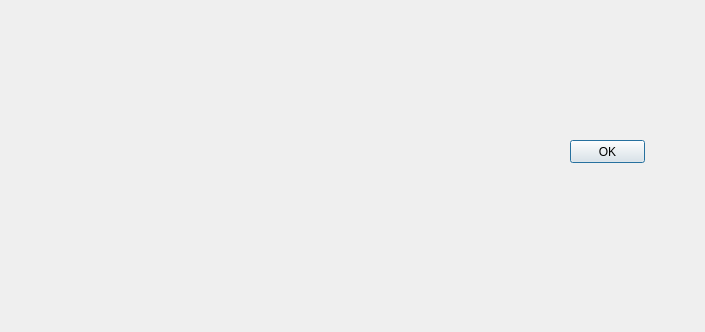
<?xml version="1.0" encoding="UTF-8"?>
<ui version="4.0">
 <class>communitycard</class>
 <widget class="QDialog" name="communitycard">
  <property name="geometry">
   <rect>
    <x>0</x>
    <y>0</y>
    <width>705</width>
    <height>332</height>
   </rect>
  </property>
  <property name="windowTitle">
   <string>Dialog</string>
  </property>
  <widget class="QLabel" name="chestcard">
   <property name="geometry">
    <rect>
     <x>40</x>
     <y>20</y>
     <width>441</width>
     <height>281</height>
    </rect>
   </property>
   <property name="text">
    <string/>
   </property>
  </widget>
  <widget class="QPushButton" name="chest_OK">
   <property name="geometry">
    <rect>
     <x>570</x>
     <y>140</y>
     <width>75</width>
     <height>23</height>
    </rect>
   </property>
   <property name="text">
    <string>OK</string>
   </property>
  </widget>
 </widget>
 <resources/>
 <connections/>
</ui>
